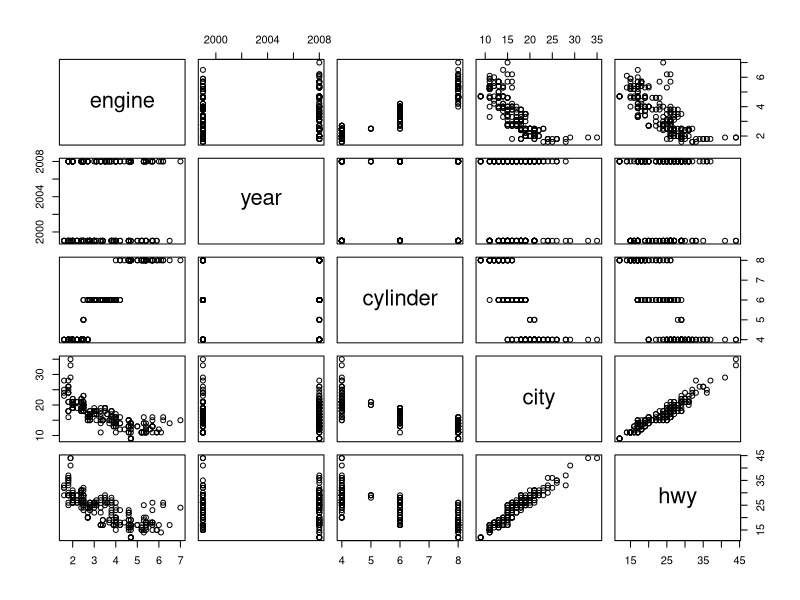
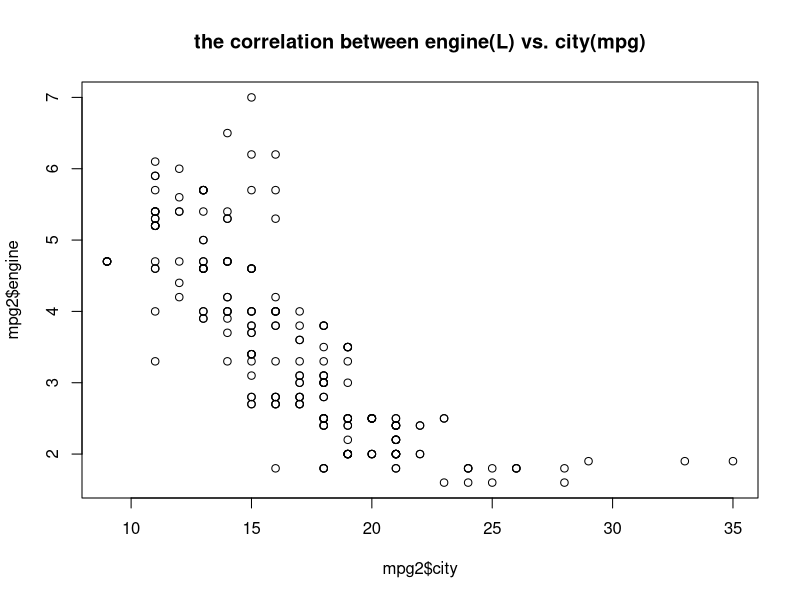
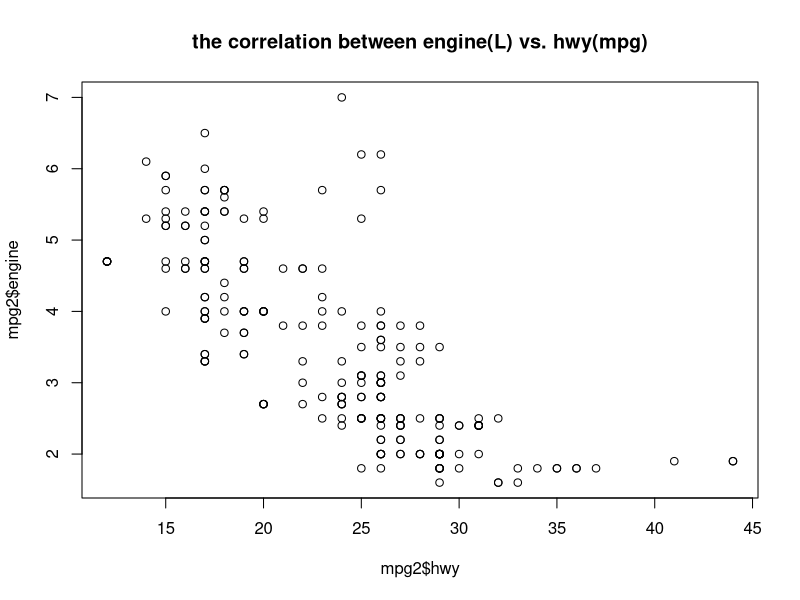
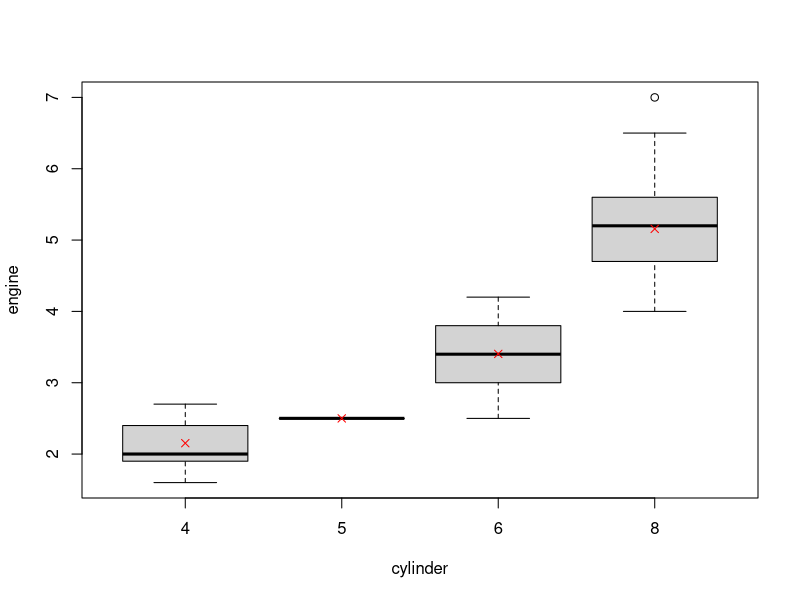
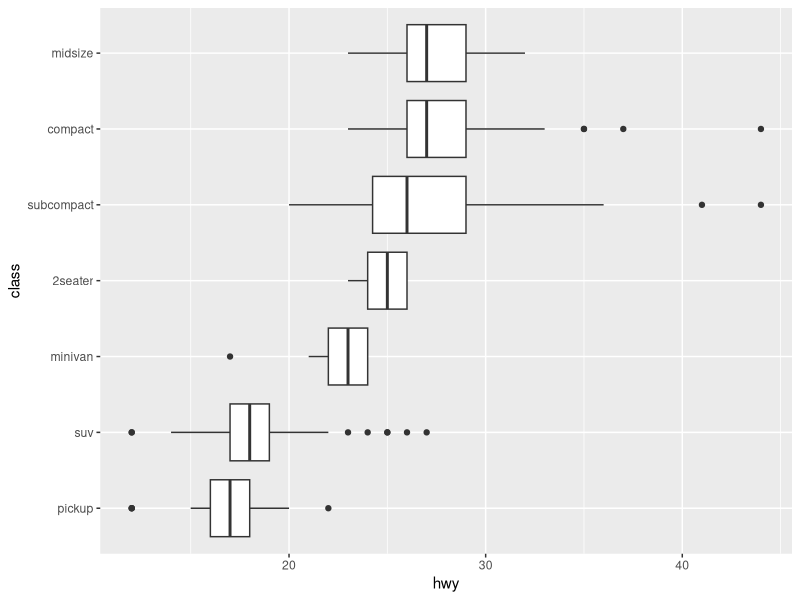
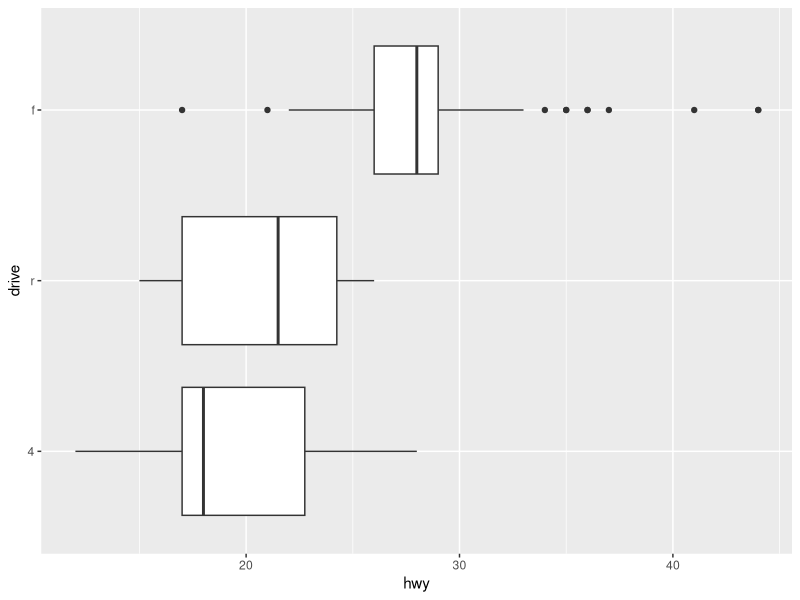
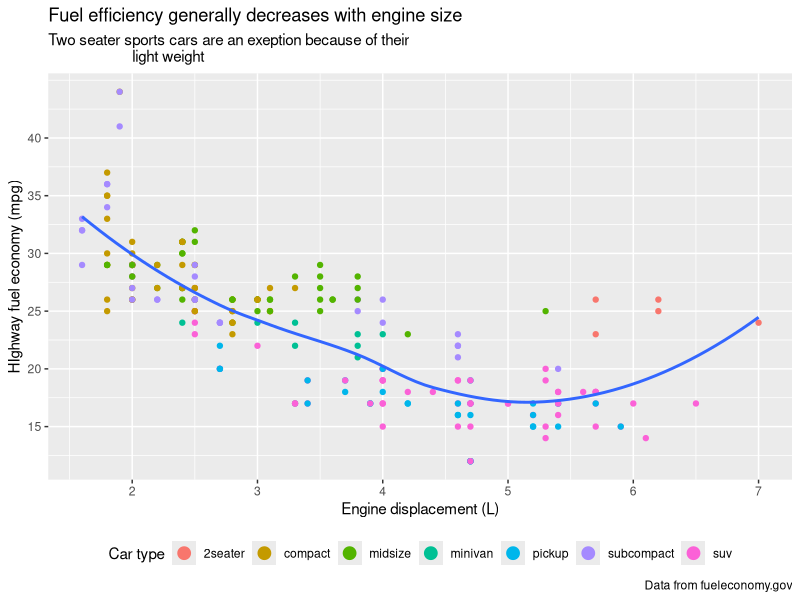
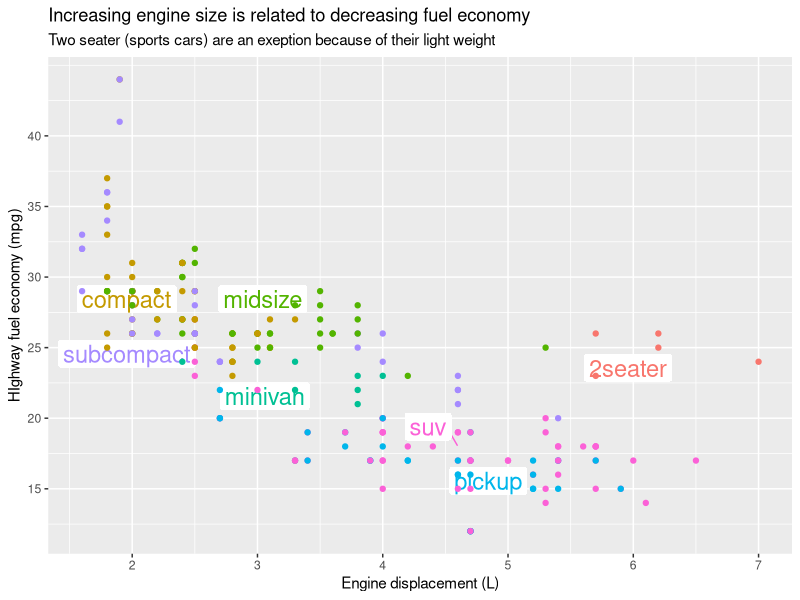

Recreate these plots in R, in order.
###Fuel economy data from 1999 to 2008 for 38 popular models of cars.

#create R prompt.
#load the libraries need for the project.
options(prompt = "R> ")

LoadLibraries <- function () {
  library(tidyverse)
  library(ggrepel)
  library(modelr)
  print("The libraries have been loaded.")
}
LoadLibraries()

#look at the help content of each variable in the dataset.
?mpg

#glimpse to determine the type of variables and data type in the dataset.
glimpse(mpg)
head(mpg)

## ASK

#is there a potential business problem in this dataset to be solved?
#is there a story that could be told within this dataset? 
#note that we'll determine which predictor variables contribute the most to 
#the response(engine) variable.

## PREPARE

#the dataset used for this project is one that has been installed in R. 
#therefore the dataset is a reliable source that can be used.
#it also comes from the US Government website  https://fueleconomy.gov/

## PROCESS

#check to see if the data is clean and ready to be used for data analysis.

#check the dimension of the dataset
dim(mpg)

#check the summary for abnormal data.
summary(mpg)

#check for duplicate data and remove.
#note removed 9 observations.
mpg %>% n_distinct()
mpg <- distinct(mpg, .keep_all = TRUE)

#check the character data type for string errors.
mpg %>% count(manufacturer)
mpg %>% count(model) %>% view()
mpg %>% count(trans)
mpg %>% count(drv)
mpg %>% count(fl)
mpg %>% count(class) 

#rename some variables with more clear names. 
(renamed_mpg <- mpg %>%
  rename(engine = displ,
         cylinder = cyl,
         city = cty,
         fuel = fl))

#rename data for analysis.
mpg2 <- renamed_mpg

##ANALYSE 

#analyse dataset to find relevant data. 

#keep only the data type numeric for the dataset.
numeric_data <- keep(mpg2, is.numeric)

#observe the correlation between numeric data.
#note that engine(L) has a negative correlation with city(mpg) and hwy(mpg).
#engine and cylinder have a strong correlation. 
cor(numeric_data, use = "complete.obs")
cor(mpg2$cylinder, mpg2$engine)

#plot the pairs between the numeric values. 
#note that city and hwy have an interaction effect between predictors(collinearity).
#furthermore the collinearity requires that only one variable is needed 
#for analysis with the engine(L).
pairs(numeric_data)  

#plot and look for correlation with numeric data.
#note that engine and city have a good correlation. 
#note that engine and hwy have a good correlation. 
#note that city and hwy have an interaction effect between predictors(collinearity).
plot(mpg2$city, mpg2$engine,
     main = "the correlation between engine(L) vs. city(mpg)")

plot(mpg2$hwy, mpg2$engine,
     main = "the correlation between engine(L) vs. hwy(mpg)")

#plot the engine(L) versus the cylinder. 
#note that as the engine(L) size increases so too does the 
# number of cylinders.
boxplot(mpg2$engine~mpg2$cylinder, xlab = "cylinder", ylab = "engine")
points(1:4, tapply(mpg2$engine, mpg2$cylinder, mean), pch=4, col="red")


#fit linear regression model. 
#check the summary for statistical significance.
#note that there is statistical evidence(p-value<0.05) to reject H0.
#note that since city and hwy are collinearity with each other from here on out 
#we'll only use hwy in the analysis process.
mod_city <- lm(engine~city, data = mpg2)
summary(mod_city)

mod_hwy <- lm(engine~hwy, data = mpg2)
summary(mod_hwy)

mod_cylinder <- lm(engine~as.factor(cylinder), data = mpg2)
summary(mod_cylinder)

#plot the hwy(mpg) versus the class of the vehicle.
#plot shows smaller class cars(type) gets better gas efficiency in highway 
#driving note that 2 seater sports car is the exception to this rule.
ggplot(mpg2) +
  geom_boxplot(
    aes(x = reorder(class, hwy, FUN = median), 
        y = hwy)) +
  coord_flip() +
  labs(x = "class")

#plot the highway(mpg) versus the drive of the vehicle.
#plot shows which drive gets better gas efficiency in highway driving.
ggplot(mpg2) +
  geom_boxplot(
    aes(x = reorder(drv, hwy, FUN = median),
        y = hwy)) +
  coord_flip() +
  labs(x = "drive")


##SHARE

#the story that was told within this dataset.

#plot engine(L) size versus fuel economy. 
#shows that fuel economy decreases with engine size.
#fit data with loess method(smoothing curve). 
#note the curve in the fit is due to the two seater sports cars.
ggplot(mpg2, aes(engine, hwy)) +
  geom_point(aes(color = class)) +
  geom_smooth(se = FALSE) +
  labs(
    title = paste("Fuel efficiency generally decreases with engine size"),
    subtitle = paste("Two seater sports cars are an exeption because of their 
                     light weight"),
    caption = paste("Data from fueleconomy.gov"),
    x = "Engine displacement (L)",
    y = "HIghway fuel economy (mpg)",
    color = "Car type"
  ) +
  theme(legend.position = "bottom") +
  guides(
    color = guide_legend(nrow = 1, override.aes = list(size = 4))
  ) +
  scale_y_continuous(breaks = seq(15, 40, by = 5)) 

#filter and  plot the engine(L) size versus the fuel economy, factoring the
#class of the vehicle.
#shows that 2 seater sports car exception to the rule more clearly.
class_avg <- mpg2 %>%
  group_by(class) %>%
  summarise(
    engine = median(engine),
    hwy = median(hwy)
  )

ggplot(mpg2, aes(engine, hwy, color = class)) +
  geom_label_repel(aes(label = class),
                            data = class_avg,
                            size = 6, label.size = 0
  ) +
  geom_point() +
  theme(legend.position = "none") +
  labs(
    title = paste("Increasing engine size is related to decreasing fuel economy"),
    subtitle = paste(
      "Two seater (sports cars) are an exeption because of their light weight"),
    x = "Engine displacement (L)",
    y = "HIghway fuel economy (mpg)"
  ) +
  scale_y_continuous(breaks = seq(15, 40, by = 5)) 

#filter and plot class with the best fuel economy.
best_in_class <- mpg2 %>%
  group_by(class) %>%
  filter(row_number(desc(hwy)) == 1)

ggplot(mpg2, aes(engine, hwy)) +
  geom_point(aes(color = class)) +
  geom_point(size = 3, shape = 1, data = best_in_class) +
  geom_label_repel(
    aes(label = model),
    data = best_in_class
  ) +
  labs(
    title = paste(
      "Fuel efficiency generally decreases with engine size"
    ),
    subtitle = paste(
      "Two seater sports cars are an exeption because of their light weight"
    ),
    caption = paste("Data from fueleconomy.gov"
    ),
    x = "Engine displacement (L)",
    y = "HIghway fuel economy (mpg)",
    color = "Class type"
  ) +
  scale_y_continuous(breaks = seq(15, 40, by = 5)) 


#END OF PROJECT

